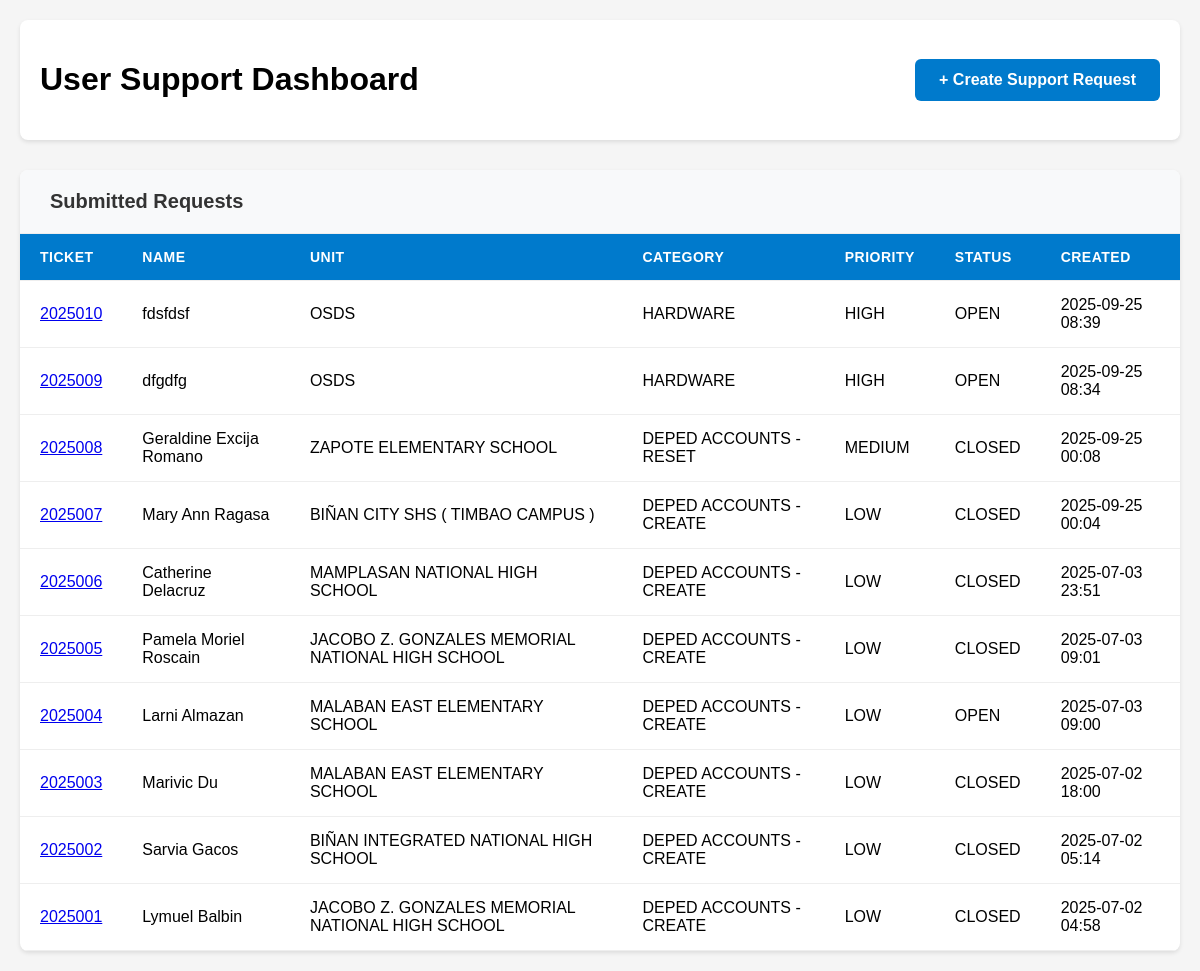
The page / on the database its author committed.
### user_support/models.py (models this page shows, shortened)
class SupportRequest(models.Model):
    UNIT_CHOICES = [
        ("OSDS", "OSDS"),
        ("CID", "CID"),
        ("SGOD", "SGOD"),
        ("BIÑAN ELEMENTARY SCHOOL", "BIÑAN ELEMENTARY SCHOOL"),
        ("CANLALAY ELEMENTARY SCHOOL", "CANLALAY ELEMENTARY SCHOOL"),
        ("PLATERO ELEMENTARY SCHOOL", "PLATERO ELEMENTARY SCHOOL"),
        ("BIÑAN INTEGRATED NATIONAL HIGH SCHOOL", "BIÑAN INTEGRATED NATIONAL HIGH SCHOOL"),
        ("DR. MARCELINO Z. BATISTA MEMORIAL ELEMENTARY SCHOOL", "DR. MARCELINO Z. BATISTA MEMORIAL ELEMENTARY SCHOOL"),
        ("DELA PAZ MAIN ELEMENTARY SCHOOL", "DELA PAZ MAIN ELEMENTARY SCHOOL"),
        ("DELA PAZ WEST ELEMENTARY SCHOOL", "DELA PAZ WEST ELEMENTARY SCHOOL"),
        ("DELA PAZ NATIONAL HIGH SCHOOL", "DELA PAZ NATIONAL HIGH SCHOOL"),
        ("MALABAN ELEMENTARY SCHOOL", "MALABAN ELEMENTARY SCHOOL"),
        ("MALABAN EAST ELEMENTARY SCHOOL", "MALABAN EAST ELEMENTARY SCHOOL"),
        ("NEREO JOAQUIN NATIONAL HIGH SCHOOL", "NEREO JOAQUIN NATIONAL HIGH SCHOOL"),
        ("PAGKAKAISA ELEMENTARY SCHOOL", "PAGKAKAISA ELEMENTARY SCHOOL"),
        ("PEDRO H. ESCUETA MEMORIAL ELEMENTARY SCHOOL", "PEDRO H. ESCUETA MEMORIAL ELEMENTARY SCHOOL"),
        ("ST. ANTHONY INTEGRATED SCHOOL", "ST. ANTHONY INTEGRATED SCHOOL"),
        ("JACOBO Z. GONZALES MEMORIAL NATIONAL HIGH SCHOOL", "JACOBO Z. GONZALES MEMORIAL NATIONAL HIGH SCHOOL"),
        ("BIÑAN CITY SHS ( San Antonio Campus )", "BIÑAN CITY SHS ( San Antonio Campus )"),
        ("SAN VICENTE ELEMENTARY SCHOOL", "SAN VICENTE ELEMENTARY SCHOOL"),
        ("DR. JOSE G. TAMAYO MEMORIAL ELEMENTARY SCHOOL", "DR. JOSE G. TAMAYO MEMORIAL ELEMENTARY SCHOOL"),
        ("TUBIGAN ELEMENTARY SCHOOL", "TUBIGAN ELEMENTARY SCHOOL"),
        ("SAN FRANCISCO ELEMENTARY SCHOOL", "SAN FRANCISCO ELEMENTARY SCHOOL"),
        ("SORO - SORO ELEMENTARY SCHOOL", "SORO - SORO ELEMENTARY SCHOOL"),
        ("ST. FRANCIS INTEGRATED NATIONAL HIGH SCHOOL", "ST. FRANCIS INTEGRATED NATIONAL HIGH SCHOOL"),
        ("BIÑAN CITY SCIENCE AND TECHNOLOGY HIGH SCHOOL", "BIÑAN CITY SCIENCE AND TECHNOLOGY HIGH SCHOOL"),
        ("TOMAS A. TURALBA MEMORIAL ELEMENTARY SCHOOL", "TOMAS A. TURALBA MEMORIAL ELEMENTARY SCHOOL"),
        ("STO. TOMAS ELEMENTARY SCHOOL", "STO. TOMAS ELEMENTARY SCHOOL"),
        ("BIÑAN SECONDARY  SCHOOL OF APPLIED ACADEMIC", "BIÑAN SECONDARY  SCHOOL OF APPLIED ACADEMIC"),
        ("BIÑAN CITY SHS ( STO. TOMAS CAMPUS )", "BIÑAN CITY SHS ( STO. TOMAS CAMPUS )"),
        ("SOUTHVILLE 5A-LANGKIWA ELEM SCHOOL", "SOUTHVILLE 5A-LANGKIWA ELEM SCHOOL"),
        ("LANGKIWA ELEMENTARY SCHOOL", "LANGKIWA ELEMENTARY SCHOOL"),
        ("SOUTHVILLE 5A INTEGRATED NATIONAL HIGH SCHOOL", "SOUTHVILLE 5A INTEGRATED NATIONAL HIGH SCHOOL"),
        ("BIÑAN CITY SHS ( WEST CAMPUS )", "BIÑAN CITY SHS ( WEST CAMPUS )"),
        ("BIÑAN CITY SHS ( TIMBAO CAMPUS )", "BIÑAN CITY SHS ( TIMBAO CAMPUS )"),
        ("LOMA ELEMENTARY SCHOOL", "LOMA ELEMENTARY SCHOOL"),
        ("OUR LADY OF LOURDES ELEMENTARY SCHOOL", "OUR LADY OF LOURDES ELEMENTARY SCHOOL"),
        ("SOUTHVILLE 5-TIMBAO ELEMENTARY SCHOOL", "SOUTHVILLE 5-TIMBAO ELEMENTARY SCHOOL"),
        ("TIMBAO ELEMENTARY SCHOOL", "TIMBAO ELEMENTARY SCHOOL"),
        ("MAMPLASAN ELEMENTARY SCHOOL", "MAMPLASAN ELEMENTARY SCHOOL"),
        ("GANADO ELEMENTARY SCHOOL", "GANADO ELEMENTARY SCHOOL"),
        ("ZAPOTE ELEMENTARY SCHOOL", "ZAPOTE ELEMENTARY SCHOOL"),
        ("MAMPLASAN NATIONAL HIGH SCHOOL", "MAMPLASAN NATIONAL HIGH SCHOOL"),
    ]
    CATEGORY_CHOICES = [
        ("DEPED ACCOUNTS - CREATE", "DEPED ACCOUNTS - CREATE"),
        ("DEPED ACCOUNTS - RESET", "DEPED ACCOUNTS - RESET"),
        ("DEPED ACCOUNTS - EXPIRED", "DEPED ACCOUNTS - EXPIRED"),
        ("HARDWARE", "HARDWARE"),
        ("SOFTWARE", "SOFTWARE"),
        ("INTERNET", "INTERNET"),
        ("OTHERS", "OTHERS"),
    ]
    PRIORITY_CHOICES = [
        ("LOW", "LOW"),
        ("MEDIUM", "MEDIUM"),
        ("HIGH", "HIGH"),
    ]
    STATUS_CHOICES = [
        ("OPEN", "OPEN"),
        ("CLOSED", "CLOSED"),
    ]
    PROCESS_BY_CHOICES = [
        ("RAFAEL AMORANTO", "RAFAEL AMORANTO"),
        ("JACOB BENAVIDIES", "JACOB BENAVIDIES"),
        ("LESTER RAMOS", "LESTER RAMOS"),
        ("SELWYN RANER", "SELWYN RANER"),
        ("MAY VIOLAS", "MAY VIOLAS"),
    ]
    ticket_number = models.CharField(max_length=20, unique=True, primary_key=True, editable=False)  # auto ticket no
    name = models.CharField(max_length=100)
    unit = models.CharField(max_length=100, choices=UNIT_CHOICES, default="OSDS")
    email = models.EmailField()
    contact = models.CharField(max_length=200)
    category = models.CharField(max_length=50, choices=CATEGORY_CHOICES, default="HARDWARE")
    description = models.TextField()
    priority = models.CharField(max_length=10, choices=PRIORITY_CHOICES,  default="LOW",editable=False)
    status = models.CharField(max_length=10, choices=STATUS_CHOICES, default="OPEN")
    process = models.CharField(max_length=50, choices=PROCESS_BY_CHOICES, blank=True, null=True)
    created_at = models.DateTimeField(default=timezone.now)

### user_support/views.py (the view)
# urls.py: path("", views.index, name="support_index"),
def index(request):
    if request.method == "POST":
        form = SupportRequestForm(request.POST)
        if form.is_valid():
            form.save()
            return redirect("support_success")
    else:
        form = SupportRequestForm()
    requests = SupportRequest.objects.all().order_by("-created_at")  # latest first
    return render(request, "user_support/index.html", {"form": form, "requests": requests})

### user_support/templates/user_support/index.html (shortened to what this page needs)
<!DOCTYPE html>
<html>
<head>
</head>
<body>
    <div class="header">
        <h1>User Support Dashboard</h1>
        <button class="btn-primary" onclick="openModal()">
            + Create Support Request
        </button>
    </div>
    <div class="table-container">
        <div class="table-header">
            <h2>Submitted Requests</h2>
        </div>
        <table>
            <thead>
                <tr>
                    <th>Ticket</th>
                    <th>Name</th>
                    <th>Unit</th>
                    <th>Category</th>
                    <th>Priority</th>
                    <th>Status</th>
                    <th>Created</th>
                </tr>
            </thead>
            <tbody>
                {% for req in requests %}
                <tr>
                    <td>
                    <a
                    href="{% url 'ticket_detail' req.pk %}">{{ req.ticket_number }}
                    </td>
                    <td>{{ req.name }}</td>
                    <td>{{ req.unit }}</td>
                    <td>{{ req.category }}</td>
                    <td>{{ req.priority }}</td>
                    <td>{{ req.status }}</td>
                    <td>{{ req.created_at|date:"Y-m-d H:i" }}</td>
                </tr>
                {% empty %}
                <tr>
                    <td colspan="7" class="empty-state">No requests yet.</td>
                </tr>
                {% endfor %}
            </tbody>
        </table>
    </div>
</body>
</html>

### user_support/templates/user_support/index.html (style rules this page uses)
body { font-family: Arial, sans-serif; margin: 20px; background-color: #f5f5f5; }
.header { display: flex; justify-content: space-between; align-items: center; margin-bottom: 30px; padding: 20px; background: white; border-radius: 8px; box-shadow: 0 2px 4px rgba(0,0,0,0.1); }
.btn-primary { padding: 12px 24px; background: #007acc; color: white; border: none; border-radius: 6px; cursor: pointer; font-size: 16px; font-weight: 600; transition: background 0.3s ease; }
.table-container { background: white; border-radius: 8px; box-shadow: 0 2px 4px rgba(0,0,0,0.1); overflow: hidden; }
.table-header { padding: 20px 30px; border-bottom: 1px solid #eee; background: #f8f9fa; }
.table-header h2 { margin: 0; color: #333; font-size: 20px; font-weight: 600; }
table { width: 100%; border-collapse: collapse; }
th, td { padding: 15px 20px; text-align: left; border-bottom: 1px solid #eee; }
th { background: #007acc; color: white; font-weight: 600; font-size: 14px; text-transform: uppercase; letter-spacing: 0.5px; }

### rows shown on the page
SupportRequest: ticket_number "2025010", name "fdsfdsf", unit "OSDS", category "HARDWARE", priority "HIGH", status "OPEN", created_at "2025-09-25 08:39"
SupportRequest: ticket_number "2025009", name "dfgdfg", unit "OSDS", category "HARDWARE", priority "HIGH", status "OPEN", created_at "2025-09-25 08:34"
SupportRequest: ticket_number "2025008", name "Geraldine Excija Romano", unit "ZAPOTE ELEMENTARY SCHOOL", category "DEPED ACCOUNTS - RESET", priority "MEDIUM", status "CLOSED", created_at "2025-09-25 00:08"
SupportRequest: ticket_number "2025007", name "Mary Ann Ragasa", unit "BIÑAN CITY SHS ( TIMBAO CAMPUS )", category "DEPED ACCOUNTS - CREATE", priority "LOW", status "CLOSED", created_at "2025-09-25 00:04"
SupportRequest: ticket_number "2025006", name "Catherine Delacruz", unit "MAMPLASAN NATIONAL HIGH SCHOOL", category "DEPED ACCOUNTS - CREATE", priority "LOW", status "CLOSED", created_at "2025-07-03 23:51"
SupportRequest: ticket_number "2025005", name "Pamela Moriel Roscain", unit "JACOBO Z. GONZALES MEMORIAL NATIONAL HIGH SCHOOL", category "DEPED ACCOUNTS - CREATE", priority "LOW", status "CLOSED", created_at "2025-07-03 09:01"
SupportRequest: ticket_number "2025004", name "Larni Almazan", unit "MALABAN EAST ELEMENTARY SCHOOL", category "DEPED ACCOUNTS - CREATE", priority "LOW", status "OPEN", created_at "2025-07-03 09:00"
SupportRequest: ticket_number "2025003", name "Marivic Du", unit "MALABAN EAST ELEMENTARY SCHOOL", category "DEPED ACCOUNTS - CREATE", priority "LOW", status "CLOSED", created_at "2025-07-02 18:00"
SupportRequest: ticket_number "2025002", name "Sarvia Gacos", unit "BIÑAN INTEGRATED NATIONAL HIGH SCHOOL", category "DEPED ACCOUNTS - CREATE", priority "LOW", status "CLOSED", created_at "2025-07-02 05:14"
SupportRequest: ticket_number "2025001", name "Lymuel Balbin", unit "JACOBO Z. GONZALES MEMORIAL NATIONAL HIGH SCHOOL", category "DEPED ACCOUNTS - CREATE", priority "LOW", status "CLOSED", created_at "2025-07-02 04:58"
